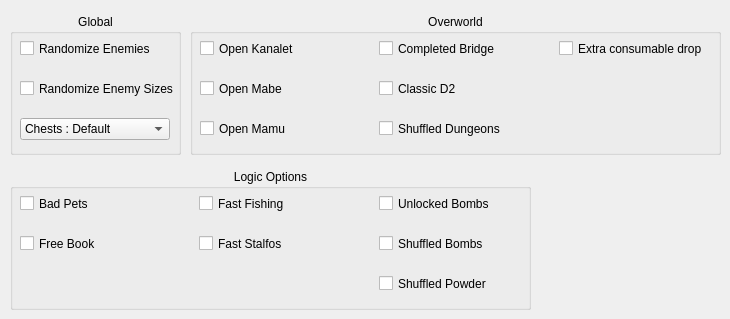
      <widget class="QWidget" name="tab_5">
       <attribute name="title">
        <string>World Settings</string>
       </attribute>
       <widget class="QGroupBox" name="groupBox_6">
        <property name="geometry">
         <rect>
          <x>10</x>
          <y>14</y>
          <width>171</width>
          <height>141</height>
         </rect>
        </property>
        <property name="title">
         <string>Global</string>
        </property>
        <property name="alignment">
         <set>Qt::AlignHCenter|Qt::AlignTop</set>
        </property>
        <widget class="QCheckBox" name="enemyCheck">
         <property name="enabled">
          <bool>true</bool>
         </property>
         <property name="geometry">
          <rect>
           <x>10</x>
           <y>24</y>
           <width>151</width>
           <height>21</height>
          </rect>
         </property>
         <property name="font">
          <font>
           <pointsize>9</pointsize>
           <strikeout>false</strikeout>
          </font>
         </property>
         <property name="toolTip">
          <string/>
         </property>
         <property name="whatsThis">
          <string>Randomizes enemies. Required kills are left vanilla</string>
         </property>
         <property name="text">
          <string>Randomize Enemies</string>
         </property>
         <property name="checkable">
          <bool>true</bool>
         </property>
        </widget>
        <widget class="QCheckBox" name="enemySizesCheck">
         <property name="enabled">
          <bool>true</bool>
         </property>
         <property name="geometry">
          <rect>
           <x>10</x>
           <y>64</y>
           <width>161</width>
           <height>21</height>
          </rect>
         </property>
         <property name="font">
          <font>
           <pointsize>9</pointsize>
           <strikeout>false</strikeout>
          </font>
         </property>
         <property name="toolTip">
          <string/>
         </property>
         <property name="whatsThis">
          <string>Randomizes the size of the enemies between 50% and 150%</string>
         </property>
         <property name="text">
          <string>Randomize Enemy Sizes</string>
         </property>
         <property name="checkable">
          <bool>true</bool>
         </property>
        </widget>
        <widget class="QComboBox" name="chestAspectComboBox">
         <property name="geometry">
          <rect>
           <x>10</x>
           <y>104</y>
           <width>150</width>
           <height>22</height>
          </rect>
         </property>
         <property name="whatsThis">
          <string>Setup the way chests appear in game (With a custom size and/or texture depending on its content)</string>
         </property>
         <property name="editable">
          <bool>false</bool>
         </property>
         <property name="currentIndex">
          <number>0</number>
         </property>
         <property name="placeholderText">
          <string/>
         </property>
         <item>
          <property name="text">
           <string>Chests : Default</string>
          </property>
         </item>
         <item>
          <property name="text">
           <string>Chests : Size</string>
          </property>
         </item>
         <item>
          <property name="text">
           <string>Chests : Texture &amp; Size</string>
          </property>
         </item>
        </widget>
       </widget>
       <widget class="QGroupBox" name="groupBox_5">
        <property name="geometry">
         <rect>
          <x>10</x>
          <y>169</y>
          <width>521</width>
          <height>141</height>
         </rect>
        </property>
        <property name="title">
         <string>Logic Options</string>
        </property>
        <property name="alignment">
         <set>Qt::AlignHCenter|Qt::AlignTop</set>
        </property>
        <widget class="QCheckBox" name="badPetsCheck">
         <property name="geometry">
          <rect>
           <x>10</x>
           <y>24</y>
           <width>151</width>
           <height>21</height>
          </rect>
         </property>
         <property name="font">
          <font>
           <pointsize>9</pointsize>
           <strikeout>false</strikeout>
          </font>
         </property>
         <property name="toolTip">
          <string/>
         </property>
         <property name="whatsThis">
          <string>Companions will follow you into dungeons&lt;br&gt;&lt;/br&gt;The logic for the setting is in the experimental stages, beware</string>
         </property>
         <property name="text">
          <string>Bad Pets</string>
         </property>
         <property name="checkable">
          <bool>true</bool>
         </property>
        </widget>
        <widget class="QCheckBox" name="unlockedBombsCheck">
         <property name="geometry">
          <rect>
           <x>369</x>
           <y>24</y>
           <width>141</width>
           <height>21</height>
          </rect>
         </property>
         <property name="toolTip">
          <string/>
         </property>
         <property name="whatsThis">
          <string>Bombs can be bought from the shop at the start, otherwise needs Conch Horn</string>
         </property>
         <property name="text">
          <string>Unlocked Bombs</string>
         </property>
        </widget>
        <widget class="QCheckBox" name="shuffledBombsCheck">
         <property name="geometry">
          <rect>
           <x>369</x>
           <y>64</y>
           <width>141</width>
           <height>21</height>
          </rect>
         </property>
         <property name="toolTip">
          <string/>
         </property>
         <property name="whatsThis">
          <string>You need to find your bombs before you can obtain any from other means&lt;br&gt;&lt;/br&gt;This overrides Unlocked Bombs</string>
         </property>
         <property name="text">
          <string>Shuffled Bombs</string>
         </property>
        </widget>
        <widget class="QCheckBox" name="shuffledPowderCheck">
         <property name="geometry">
          <rect>
           <x>369</x>
           <y>104</y>
           <width>141</width>
           <height>21</height>
          </rect>
         </property>
         <property name="toolTip">
          <string/>
         </property>
         <property name="whatsThis">
          <string>You need to find your Powder before you can obtain any from other means</string>
         </property>
         <property name="text">
          <string>Shuffled Powder</string>
         </property>
        </widget>
        <widget class="QCheckBox" name="fastFishingCheck">
         <property name="geometry">
          <rect>
           <x>189</x>
           <y>24</y>
           <width>151</width>
           <height>21</height>
          </rect>
         </property>
         <property name="toolTip">
          <string/>
         </property>
         <property name="whatsThis">
          <string>Removes all instrument requirements from the fishing minigame</string>
         </property>
         <property name="text">
          <string>Fast Fishing</string>
         </property>
        </widget>
        <widget class="QCheckBox" name="stalfosCheck">
         <property name="enabled">
          <bool>true</bool>
         </property>
         <property name="geometry">
          <rect>
           <x>189</x>
           <y>64</y>
           <width>151</width>
           <height>21</height>
          </rect>
         </property>
         <property name="font">
          <font>
           <pointsize>9</pointsize>
           <strikeout>false</strikeout>
          </font>
         </property>
         <property name="toolTip">
          <string/>
         </property>
         <property name="whatsThis">
          <string>Makes it so that you only need to fight the last iteration of Master Stalfos</string>
         </property>
         <property name="text">
          <string>Fast Stalfos</string>
         </property>
         <property name="checkable">
          <bool>true</bool>
         </property>
        </widget>
        <widget class="QCheckBox" name="bookCheck">
         <property name="geometry">
          <rect>
           <x>10</x>
           <y>64</y>
           <width>151</width>
           <height>21</height>
          </rect>
         </property>
         <property name="toolTip">
          <string/>
         </property>
         <property name="whatsThis">
          <string>Removes needing the lens to read The Book of Dark Secrets</string>
         </property>
         <property name="text">
          <string>Free Book</string>
         </property>
        </widget>
       </widget>
       <widget class="QGroupBox" name="groupBox_9">
        <property name="geometry">
         <rect>
          <x>190</x>
          <y>14</y>
          <width>531</width>
          <height>141</height>
         </rect>
        </property>
        <property name="title">
         <string>Overworld</string>
        </property>
        <property name="alignment">
         <set>Qt::AlignHCenter|Qt::AlignTop</set>
        </property>
        <widget class="QCheckBox" name="kanaletCheck">
         <property name="geometry">
          <rect>
           <x>10</x>
           <y>24</y>
           <width>151</width>
           <height>21</height>
          </rect>
         </property>
         <property name="toolTip">
          <string/>
         </property>
         <property name="whatsThis">
          <string>Sets the Kanalet Gate to be open from the start</string>
         </property>
         <property name="text">
          <string>Open Kanalet</string>
         </property>
        </widget>
        <widget class="QCheckBox" name="openMabeCheck">
         <property name="enabled">
          <bool>true</bool>
         </property>
         <property name="geometry">
          <rect>
           <x>10</x>
           <y>64</y>
           <width>151</width>
           <height>21</height>
          </rect>
         </property>
         <property name="font">
          <font>
           <pointsize>9</pointsize>
           <strikeout>false</strikeout>
          </font>
         </property>
         <property name="toolTip">
          <string/>
         </property>
         <property name="whatsThis">
          <string>Opens all Mabe Village exits (Beach, Plains, Woods)</string>
         </property>
         <property name="text">
          <string>Open Mabe</string>
         </property>
         <property name="checkable">
          <bool>true</bool>
         </property>
        </widget>
        <widget class="QCheckBox" name="mazeCheck">
         <property name="geometry">
          <rect>
           <x>10</x>
           <y>104</y>
           <width>151</width>
           <height>21</height>
          </rect>
         </property>
         <property name="font">
          <font>
           <pointsize>9</pointsize>
           <strikeout>false</strikeout>
          </font>
         </property>
         <property name="toolTip">
          <string/>
         </property>
         <property name="whatsThis">
          <string>Sets the Sign Maze to be automatically completed</string>
         </property>
         <property name="text">
          <string>Open Mamu</string>
         </property>
         <property name="checkable">
          <bool>true</bool>
         </property>
        </widget>
        <widget class="QCheckBox" name="bridgeCheck">
         <property name="geometry">
          <rect>
           <x>189</x>
           <y>24</y>
           <width>141</width>
           <height>21</height>
          </rect>
         </property>
         <property name="toolTip">
          <string/>
         </property>
         <property name="whatsThis">
          <string>Sets the Kanalet bridge to be built from the start</string>
         </property>
         <property name="text">
          <string>Completed Bridge</string>
         </property>
        </widget>
        <widget class="QCheckBox" name="swampCheck">
         <property name="geometry">
          <rect>
           <x>189</x>
           <y>64</y>
           <width>141</width>
           <height>21</height>
          </rect>
         </property>
         <property name="font">
          <font>
           <pointsize>9</pointsize>
           <strikeout>false</strikeout>
          </font>
         </property>
         <property name="toolTip">
          <string/>
         </property>
         <property name="whatsThis">
          <string>Turns the rock in front of Dungeon 2 into a flower</string>
         </property>
         <property name="text">
          <string>Classic D2</string>
         </property>
         <property name="checkable">
          <bool>true</bool>
         </property>
        </widget>
        <widget class="QCheckBox" name="extendedConsumableCheck">
         <property name="geometry">
          <rect>
           <x>369</x>
           <y>24</y>
           <width>151</width>
           <height>21</height>
          </rect>
         </property>
         <property name="toolTip">
          <string/>
         </property>
         <property name="whatsThis">
          <string>Allows grass to drop arrows, bombs and powder</string>
         </property>
         <property name="text">
          <string>Extra consumable drop</string>
         </property>
         <property name="checkable">
          <bool>true</bool>
         </property>
        </widget>
        <widget class="QCheckBox" name="dungeonsCheck">
         <property name="enabled">
          <bool>true</bool>
         </property>
         <property name="geometry">
          <rect>
           <x>189</x>
           <y>104</y>
           <width>141</width>
           <height>21</height>
          </rect>
         </property>
         <property name="font">
          <font>
           <pointsize>9</pointsize>
           <strikeout>false</strikeout>
          </font>
         </property>
         <property name="toolTip">
          <string/>
         </property>
         <property name="whatsThis">
          <string>Randomizes Dungeons&lt;br&gt;&lt;/br&gt;&lt;u&gt;Only front entrances are randomized,&lt;/u&gt; and only handles non-glitched logics</string>
         </property>
         <property name="text">
          <string>Shuffled Dungeons</string>
         </property>
         <property name="checkable">
          <bool>true</bool>
         </property>
        </widget>
       </widget>
      </widget>
